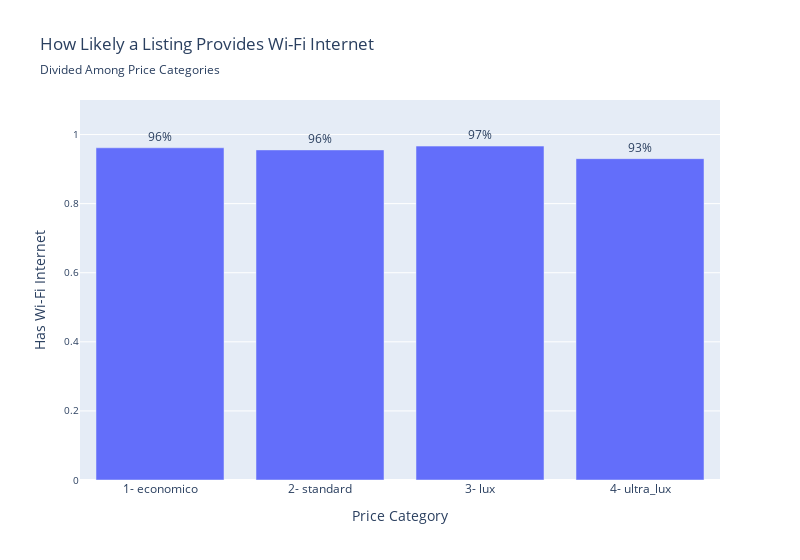

Here is the notebook cell this chart was saved with:
### Code cell
# Relación entre wifi y price category
# px.bar(
#     data_frame= airbnb_wifi.sort_values(by = 'price_category', ascending= False),
#     x = 'proportion',
#     y = 'price_category',
#     color = 'amenities_wifi_internet',
#     category_orders= {
#         'amenities_wifi_internet': [1, 0]
#     },
#     height= 700,
#     # barmode= 'group'
# )

# Relación entre AC y price category
fig = px.bar(
    data_frame= airbnb_wifi.query('amenities_wifi_internet == 1').sort_values(by = 'price_category', ascending= True),
    y = 'proportion',
    x = 'price_category',
    text = 'proportion',
    width= 800,
    title = 'How Likely a Listing Provides Wi-Fi Internet',
    subtitle = 'Divided Among Price Categories'
)

fig.update_traces(
    texttemplate='%{text:.0%}',  
    textposition='outside'        
)

fig.update_layout(
    uniformtext_minsize=10,
    uniformtext_mode='hide',
    yaxis = dict(
        title = dict (
            text = 'Has Wi-Fi Internet'
        ),
        tickfont=dict(size=10)  
    ),
    xaxis = dict(
        title = dict (
            text = 'Price Category'
        ),
        tickfont=dict(size=12)  
    )
)

fig.update_yaxes(range=[0, 1.1]) 

fig.show()

### Figure 1 — Plotly figure (JSON) as saved in the notebook; plotly's stock layout.template omitted (floating-point values rounded to 4 significant figures)
{"data": [{"hovertemplate": "price_category=%{x}<br>proportion=%{text}<extra></extra>", "legendgroup": "", "marker": {"color": "#636efa", "pattern": {"shape": ""}}, "name": "", "orientation": "v", "showlegend": false, "text": [0.9616, 0.9556, 0.9666, 0.9302], "textposition": "outside", "texttemplate": "%{text:.0%}", "type": "bar", "x": ["1- economico", "2- standard", "3- lux", "4- ultra_lux"], "xaxis": "x", "y": [0.9616, 0.9556, 0.9666, 0.9302], "yaxis": "y"}], "layout": {"barmode": "relative", "legend": {"tracegroupgap": 0}, "title": {"subtitle": {"text": "Divided Among Price Categories"}, "text": "How Likely a Listing Provides Wi-Fi Internet"}, "uniformtext": {"minsize": 10, "mode": "hide"}, "width": 800, "xaxis": {"anchor": "y", "domain": [0, 1], "tickfont": {"size": 12}, "title": {"text": "Price Category"}}, "yaxis": {"anchor": "x", "domain": [0, 1], "range": [0, 1.1], "tickfont": {"size": 10}, "title": {"text": "Has Wi-Fi Internet"}}}}
